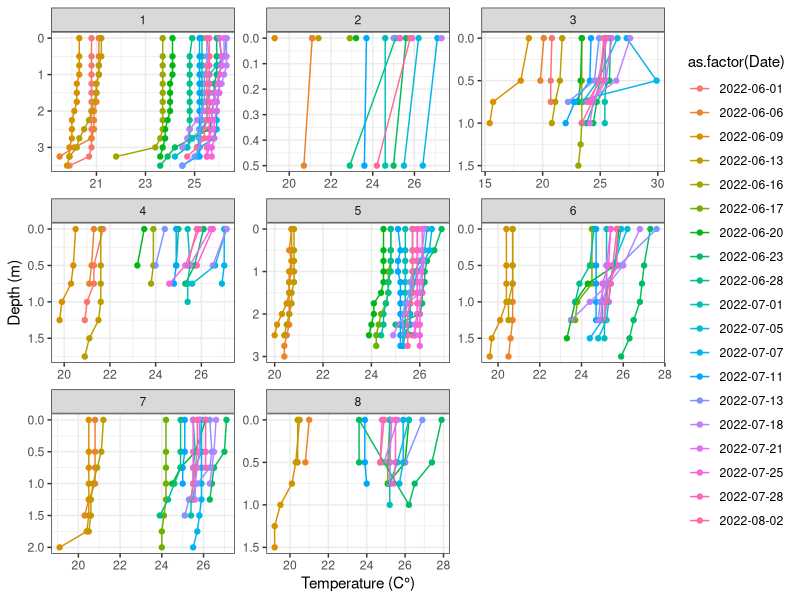
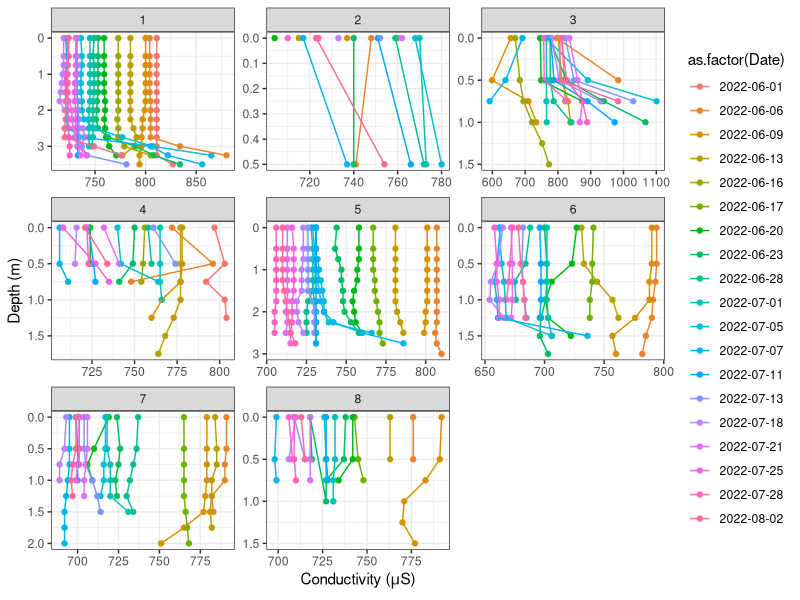

The R source for these figures, in order:
#Load in packages
library(tidyverse) #includes ggplot and dplyr
library(lubridate) #helps convert numbers/characters to dates

#Read in the data (you might have to modify depending on how you created your R project and what folder structure you have)
profiles<- read_csv("data/ancillary/profiles.csv")

#Convert Date from a character to a Date using the lubridate package and dplyr format
profiles<- profiles%>%
  mutate(Date = as.Date(Date, "%y-%m-%d")) #Originally "22-06-01" and now "2022-06-01"

#Temperature Plot
ggplot(profiles)+
  geom_point(aes(x = Temp_C, y = Depth, color = as.factor(Date)))+ #you can change x axis 
  geom_path(aes(x = Temp_C, y = Depth, color = as.factor(Date)))+ #you can change x axis 
  scale_y_reverse()+
  facet_wrap(~Site, scales = "free")+
  xlab("Temperature (C°)")+  #you can edit to change x axis label
  ylab("Depth (m)")+
  theme_bw()

#Conductivity Plot
ggplot(profiles)+
  geom_point(aes(x = Conductivity, y = Depth, color = as.factor(Date)))+
  geom_path(aes(x = Conductivity, y = Depth, color = as.factor(Date)))+
  scale_y_reverse()+
  facet_wrap(~Site, scales = "free")+
  xlab(expression(paste('Conductivity (',mu,'S)')))+ #another way to write an axis label if there's a special symbol
  ylab("Depth (m)")+
  theme_bw()

#Dissolved Oxygen Saturation (%)

#pH

#Chlorophyll

